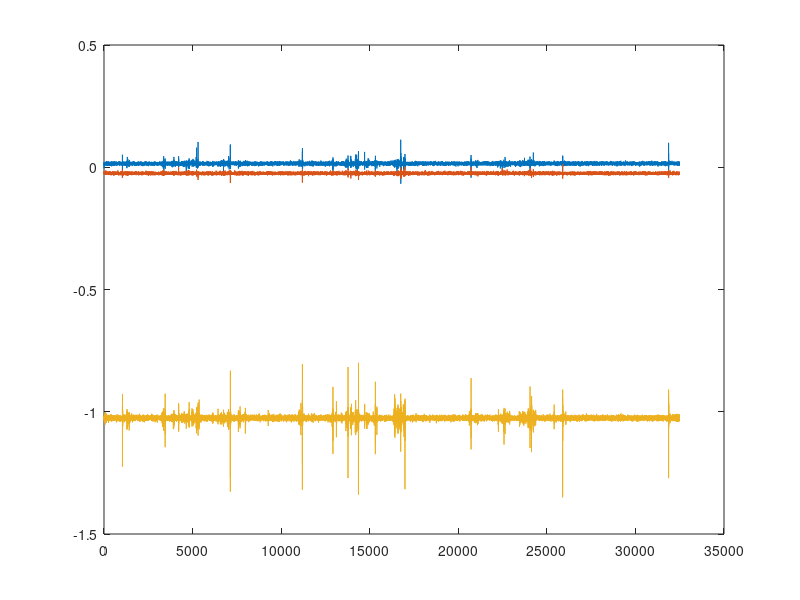

MATLAB code to generate this figure:

%The IMU data obtained before filter
fp=fopen('original_accelerator.txt');
%[Gyo,count]=fscanf(fd,'Gyro: %f , %f , %f')
acce=fscanf(fp,'%f,%f,%f',[3 Inf]);
acce=acce';
fclose(fp);

plot(acce);

mean(acce)